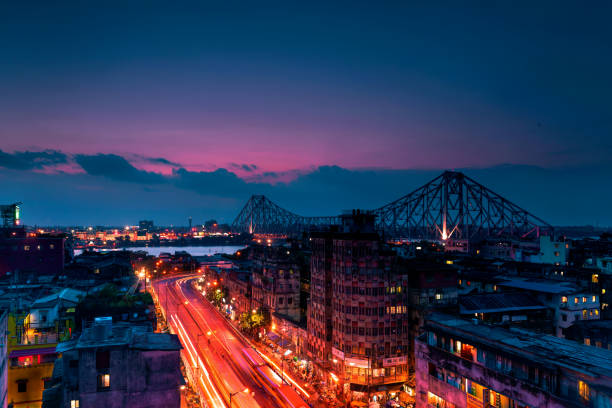
#> input picture Demo.jpg, 612 x 408 px
$ python Log_Transformation.py
#> lines starting #> are read from the running program, lines starting #| are printed output that depends on the picture
import cv2
import numpy as np
import matplotlib.pyplot as plt

img=cv2.imread('Demo.jpg',0)
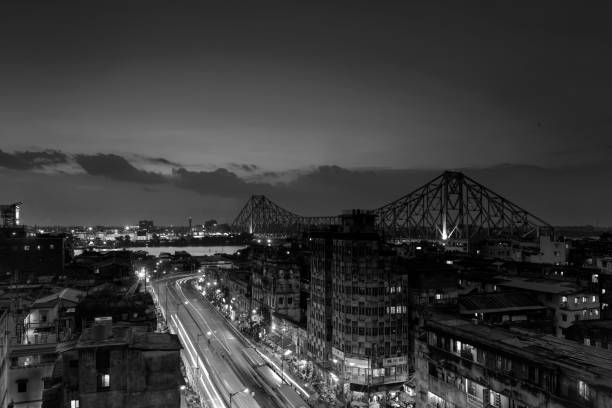
#> img: shape (408, 612); min 0, max 255, mean 56.1
histogram=cv2.calcHist([img],[0],None,[256],[0,255])
#> histogram = 256 values, max 7305 at index 39, min 0 at index 255, mean 974.9

plt.plot(histogram)
plt.show()
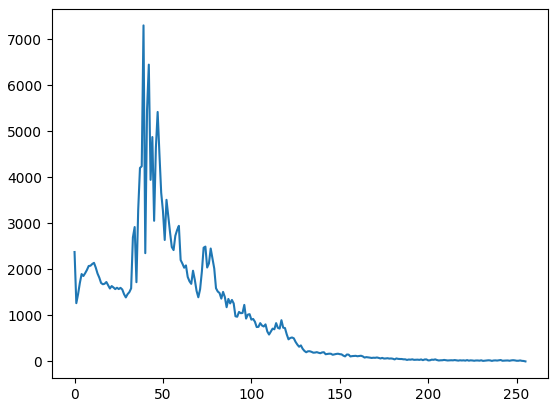
#> figure drawn by matplotlib, 1 panel; curve peaks at x = 39, y = 7305
height,width=img.shape[:2]
#> height = 408; width = 612

def evaluatePixelStatic(pixel):
    return 255*np.log10(pixel/255+1)

def evaluatePixelDynamic(pixel):
    return (255/np.log10(1+255))*np.log10(pixel+1)

for i in range(height):
    for j in range(width):
        img[i][j]=evaluatePixelStatic(img[i][j])
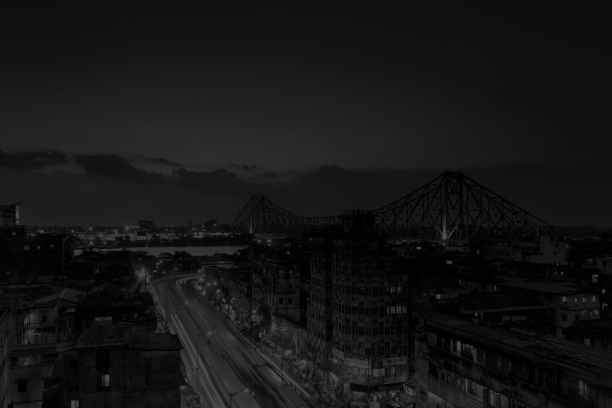
#> img: shape (408, 612); min 0, max 76, mean 20.8
        #img[i][j]=evaluatePixelDynamic(img[i][j])


cv2.imshow('Log',img)
histogram=cv2.calcHist([img],[0],None,[256],[0,255])
#> histogram = 256 values, max 15754 at index 15, min 0 at index 77, mean 975.4
plt.plot(histogram)
plt.show()
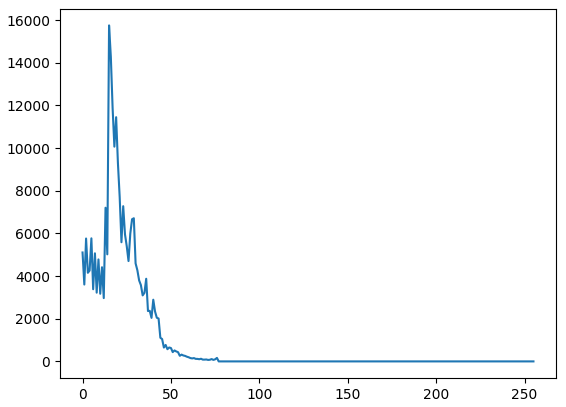
#> figure drawn by matplotlib, 1 panel; curve peaks at x = 15, y = 15754
cv2.waitKey(0)
